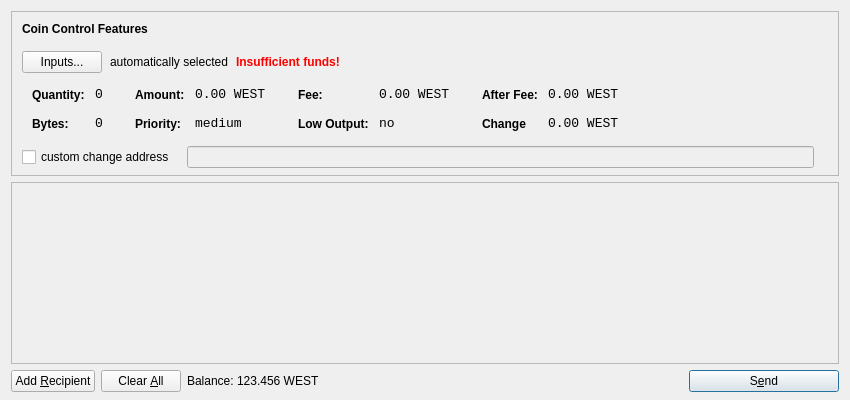
<?xml version="1.0" encoding="UTF-8"?>
<ui version="4.0">
 <class>SendCoinsDialog</class>
 <widget class="QDialog" name="SendCoinsDialog">
  <property name="geometry">
   <rect>
    <x>0</x>
    <y>0</y>
    <width>850</width>
    <height>400</height>
   </rect>
  </property>
  <property name="windowTitle">
   <string>Send Coins</string>
  </property>
  <layout class="QVBoxLayout" name="verticalLayout" stretch="0,1,0">
   <property name="bottomMargin">
    <number>8</number>
   </property>
   <item>
    <widget class="QFrame" name="frameCoinControl">
     <property name="sizePolicy">
      <sizepolicy hsizetype="Expanding" vsizetype="Expanding">
       <horstretch>0</horstretch>
       <verstretch>0</verstretch>
      </sizepolicy>
     </property>
     <property name="maximumSize">
      <size>
       <width>16777215</width>
       <height>16777215</height>
      </size>
     </property>
     <property name="frameShape">
      <enum>QFrame::StyledPanel</enum>
     </property>
     <property name="frameShadow">
      <enum>QFrame::Sunken</enum>
     </property>
     <layout class="QVBoxLayout" name="verticalLayoutCoinControl2">
      <property name="spacing">
       <number>-1</number>
      </property>
      <property name="leftMargin">
       <number>0</number>
      </property>
      <property name="topMargin">
       <number>0</number>
      </property>
      <property name="rightMargin">
       <number>0</number>
      </property>
      <property name="bottomMargin">
       <number>6</number>
      </property>
      <item>
       <layout class="QVBoxLayout" name="verticalLayoutCoinControl" stretch="0,0,0,0,1">
        <property name="spacing">
         <number>0</number>
        </property>
        <property name="leftMargin">
         <number>10</number>
        </property>
        <property name="topMargin">
         <number>10</number>
        </property>
        <item>
         <layout class="QHBoxLayout" name="horizontalLayoutCoinControl1">
          <property name="bottomMargin">
           <number>15</number>
          </property>
          <item>
           <widget class="QLabel" name="labelCoinControlFeatures">
            <property name="sizePolicy">
             <sizepolicy hsizetype="Preferred" vsizetype="Maximum">
              <horstretch>0</horstretch>
              <verstretch>0</verstretch>
             </sizepolicy>
            </property>
            <property name="font">
             <font>
              <weight>75</weight>
              <bold>true</bold>
             </font>
            </property>
            <property name="styleSheet">
             <string notr="true">font-weight:bold;</string>
            </property>
            <property name="text">
             <string>Coin Control Features</string>
            </property>
           </widget>
          </item>
         </layout>
        </item>
        <item>
         <layout class="QHBoxLayout" name="horizontalLayoutCoinControl2" stretch="0,0,0,0">
          <property name="spacing">
           <number>8</number>
          </property>
          <property name="bottomMargin">
           <number>10</number>
          </property>
          <item>
           <widget class="QPushButton" name="pushButtonCoinControl">
            <property name="styleSheet">
             <string notr="true"/>
            </property>
            <property name="text">
             <string>Inputs...</string>
            </property>
           </widget>
          </item>
          <item>
           <widget class="QLabel" name="labelCoinControlAutomaticallySelected">
            <property name="text">
             <string>automatically selected</string>
            </property>
            <property name="margin">
             <number>5</number>
            </property>
           </widget>
          </item>
          <item>
           <widget class="QLabel" name="labelCoinControlInsuffFunds">
            <property name="font">
             <font>
              <weight>75</weight>
              <bold>true</bold>
             </font>
            </property>
            <property name="styleSheet">
             <string notr="true">color:red;font-weight:bold;</string>
            </property>
            <property name="text">
             <string>Insufficient funds!</string>
            </property>
            <property name="margin">
             <number>5</number>
            </property>
           </widget>
          </item>
          <item>
           <spacer name="horizontalSpacerCoinControl">
            <property name="orientation">
             <enum>Qt::Horizontal</enum>
            </property>
            <property name="sizeHint" stdset="0">
             <size>
              <width>40</width>
              <height>1</height>
             </size>
            </property>
           </spacer>
          </item>
         </layout>
        </item>
        <item>
         <widget class="QWidget" name="widgetCoinControl" native="true">
          <property name="sizePolicy">
           <sizepolicy hsizetype="Preferred" vsizetype="Preferred">
            <horstretch>0</horstretch>
            <verstretch>0</verstretch>
           </sizepolicy>
          </property>
          <property name="minimumSize">
           <size>
            <width>0</width>
            <height>0</height>
           </size>
          </property>
          <property name="styleSheet">
           <string notr="true"/>
          </property>
          <layout class="QHBoxLayout" name="horizontalLayoutCoinControl5">
           <property name="margin">
            <number>0</number>
           </property>
           <item>
            <layout class="QHBoxLayout" name="horizontalLayoutCoinControl3" stretch="0,0,0,1">
             <property name="spacing">
              <number>20</number>
             </property>
             <property name="topMargin">
              <number>0</number>
             </property>
             <property name="bottomMargin">
              <number>10</number>
             </property>
             <item>
              <layout class="QFormLayout" name="formLayoutCoinControl1">
               <property name="horizontalSpacing">
                <number>10</number>
               </property>
               <property name="verticalSpacing">
                <number>14</number>
               </property>
               <property name="leftMargin">
                <number>10</number>
               </property>
               <property name="topMargin">
                <number>4</number>
               </property>
               <property name="rightMargin">
                <number>6</number>
               </property>
               <item row="0" column="0">
                <widget class="QLabel" name="labelCoinControlQuantityText">
                 <property name="styleSheet">
                  <string notr="true">font-weight:bold;</string>
                 </property>
                 <property name="text">
                  <string>Quantity:</string>
                 </property>
                 <property name="margin">
                  <number>0</number>
                 </property>
                </widget>
               </item>
               <item row="0" column="1">
                <widget class="QLabel" name="labelCoinControlQuantity">
                 <property name="font">
                  <font>
                   <family>Monospace</family>
                   <pointsize>10</pointsize>
                  </font>
                 </property>
                 <property name="cursor">
                  <cursorShape>IBeamCursor</cursorShape>
                 </property>
                 <property name="contextMenuPolicy">
                  <enum>Qt::ActionsContextMenu</enum>
                 </property>
                 <property name="text">
                  <string>0</string>
                 </property>
                 <property name="margin">
                  <number>0</number>
                 </property>
                 <property name="textInteractionFlags">
                  <set>Qt::LinksAccessibleByMouse|Qt::TextSelectableByKeyboard|Qt::TextSelectableByMouse</set>
                 </property>
                </widget>
               </item>
               <item row="1" column="0">
                <widget class="QLabel" name="labelCoinControlBytesText">
                 <property name="styleSheet">
                  <string notr="true">font-weight:bold;</string>
                 </property>
                 <property name="text">
                  <string>Bytes:</string>
                 </property>
                </widget>
               </item>
               <item row="1" column="1">
                <widget class="QLabel" name="labelCoinControlBytes">
                 <property name="font">
                  <font>
                   <family>Monospace</family>
                   <pointsize>10</pointsize>
                  </font>
                 </property>
                 <property name="cursor">
                  <cursorShape>IBeamCursor</cursorShape>
                 </property>
                 <property name="contextMenuPolicy">
                  <enum>Qt::ActionsContextMenu</enum>
                 </property>
                 <property name="text">
                  <string>0</string>
                 </property>
                 <property name="textInteractionFlags">
                  <set>Qt::LinksAccessibleByMouse|Qt::TextSelectableByKeyboard|Qt::TextSelectableByMouse</set>
                 </property>
                </widget>
               </item>
              </layout>
             </item>
             <item>
              <layout class="QFormLayout" name="formLayoutCoinControl2">
               <property name="horizontalSpacing">
                <number>10</number>
               </property>
               <property name="verticalSpacing">
                <number>14</number>
               </property>
               <property name="leftMargin">
                <number>6</number>
               </property>
               <property name="topMargin">
                <number>4</number>
               </property>
               <property name="rightMargin">
                <number>6</number>
               </property>
               <item row="0" column="0">
                <widget class="QLabel" name="labelCoinControlAmountText">
                 <property name="styleSheet">
                  <string notr="true">font-weight:bold;</string>
                 </property>
                 <property name="text">
                  <string>Amount:</string>
                 </property>
                 <property name="margin">
                  <number>0</number>
                 </property>
                </widget>
               </item>
               <item row="0" column="1">
                <widget class="QLabel" name="labelCoinControlAmount">
                 <property name="font">
                  <font>
                   <family>Monospace</family>
                   <pointsize>10</pointsize>
                  </font>
                 </property>
                 <property name="cursor">
                  <cursorShape>IBeamCursor</cursorShape>
                 </property>
                 <property name="contextMenuPolicy">
                  <enum>Qt::ActionsContextMenu</enum>
                 </property>
                 <property name="text">
                  <string>0.00 WEST</string>
                 </property>
                 <property name="textInteractionFlags">
                  <set>Qt::LinksAccessibleByMouse|Qt::TextSelectableByKeyboard|Qt::TextSelectableByMouse</set>
                 </property>
                </widget>
               </item>
               <item row="1" column="0">
                <widget class="QLabel" name="labelCoinControlPriorityText">
                 <property name="styleSheet">
                  <string notr="true">font-weight:bold;</string>
                 </property>
                 <property name="text">
                  <string>Priority:</string>
                 </property>
                </widget>
               </item>
               <item row="1" column="1">
                <widget class="QLabel" name="labelCoinControlPriority">
                 <property name="font">
                  <font>
                   <family>Monospace</family>
                   <pointsize>10</pointsize>
                  </font>
                 </property>
                 <property name="cursor">
                  <cursorShape>IBeamCursor</cursorShape>
                 </property>
                 <property name="contextMenuPolicy">
                  <enum>Qt::ActionsContextMenu</enum>
                 </property>
                 <property name="text">
                  <string>medium</string>
                 </property>
                 <property name="textInteractionFlags">
                  <set>Qt::LinksAccessibleByMouse|Qt::TextSelectableByKeyboard|Qt::TextSelectableByMouse</set>
                 </property>
                </widget>
               </item>
              </layout>
             </item>
             <item>
              <layout class="QFormLayout" name="formLayoutCoinControl3">
               <property name="horizontalSpacing">
                <number>10</number>
               </property>
               <property name="verticalSpacing">
                <number>14</number>
               </property>
               <property name="leftMargin">
                <number>6</number>
               </property>
               <property name="topMargin">
                <number>4</number>
               </property>
               <property name="rightMargin">
                <number>6</number>
               </property>
               <item row="0" column="0">
                <widget class="QLabel" name="labelCoinControlFeeText">
                 <property name="styleSheet">
                  <string notr="true">font-weight:bold;</string>
                 </property>
                 <property name="text">
                  <string>Fee:</string>
                 </property>
                 <property name="margin">
                  <number>0</number>
                 </property>
                </widget>
               </item>
               <item row="0" column="1">
                <widget class="QLabel" name="labelCoinControlFee">
                 <property name="font">
                  <font>
                   <family>Monospace</family>
                   <pointsize>10</pointsize>
                  </font>
                 </property>
                 <property name="cursor">
                  <cursorShape>IBeamCursor</cursorShape>
                 </property>
                 <property name="contextMenuPolicy">
                  <enum>Qt::ActionsContextMenu</enum>
                 </property>
                 <property name="text">
                  <string>0.00 WEST</string>
                 </property>
                 <property name="textInteractionFlags">
                  <set>Qt::LinksAccessibleByMouse|Qt::TextSelectableByKeyboard|Qt::TextSelectableByMouse</set>
                 </property>
                </widget>
               </item>
               <item row="1" column="0">
                <widget class="QLabel" name="labelCoinControlLowOutputText">
                 <property name="styleSheet">
                  <string notr="true">font-weight:bold;</string>
                 </property>
                 <property name="text">
                  <string>Low Output:</string>
                 </property>
                </widget>
               </item>
               <item row="1" column="1">
                <widget class="QLabel" name="labelCoinControlLowOutput">
                 <property name="font">
                  <font>
                   <family>Monospace</family>
                   <pointsize>10</pointsize>
                  </font>
                 </property>
                 <property name="cursor">
                  <cursorShape>IBeamCursor</cursorShape>
                 </property>
                 <property name="contextMenuPolicy">
                  <enum>Qt::ActionsContextMenu</enum>
                 </property>
                 <property name="text">
                  <string>no</string>
                 </property>
                 <property name="textInteractionFlags">
                  <set>Qt::LinksAccessibleByMouse|Qt::TextSelectableByKeyboard|Qt::TextSelectableByMouse</set>
                 </property>
                </widget>
               </item>
              </layout>
             </item>
             <item>
              <layout class="QFormLayout" name="formLayoutCoinControl4">
               <property name="horizontalSpacing">
                <number>10</number>
               </property>
               <property name="verticalSpacing">
                <number>14</number>
               </property>
               <property name="leftMargin">
                <number>6</number>
               </property>
               <property name="topMargin">
                <number>4</number>
               </property>
               <property name="rightMargin">
                <number>6</number>
               </property>
               <item row="0" column="0">
                <widget class="QLabel" name="labelCoinControlAfterFeeText">
                 <property name="styleSheet">
                  <string notr="true">font-weight:bold;</string>
                 </property>
                 <property name="text">
                  <string>After Fee:</string>
                 </property>
                 <property name="margin">
                  <number>0</number>
                 </property>
                </widget>
               </item>
               <item row="0" column="1">
                <widget class="QLabel" name="labelCoinControlAfterFee">
                 <property name="font">
                  <font>
                   <family>Monospace</family>
                   <pointsize>10</pointsize>
                  </font>
                 </property>
                 <property name="cursor">
                  <cursorShape>IBeamCursor</cursorShape>
                 </property>
                 <property name="contextMenuPolicy">
                  <enum>Qt::ActionsContextMenu</enum>
                 </property>
                 <property name="text">
                  <string>0.00 WEST</string>
                 </property>
                 <property name="textInteractionFlags">
                  <set>Qt::LinksAccessibleByMouse|Qt::TextSelectableByKeyboard|Qt::TextSelectableByMouse</set>
                 </property>
                </widget>
               </item>
               <item row="1" column="0">
                <widget class="QLabel" name="labelCoinControlChangeText">
                 <property name="styleSheet">
                  <string notr="true">font-weight:bold;</string>
                 </property>
                 <property name="text">
                  <string>Change</string>
                 </property>
                </widget>
               </item>
               <item row="1" column="1">
                <widget class="QLabel" name="labelCoinControlChange">
                 <property name="font">
                  <font>
                   <family>Monospace</family>
                   <pointsize>10</pointsize>
                  </font>
                 </property>
                 <property name="cursor">
                  <cursorShape>IBeamCursor</cursorShape>
                 </property>
                 <property name="contextMenuPolicy">
                  <enum>Qt::ActionsContextMenu</enum>
                 </property>
                 <property name="text">
                  <string>0.00 WEST</string>
                 </property>
                 <property name="textInteractionFlags">
                  <set>Qt::LinksAccessibleByMouse|Qt::TextSelectableByKeyboard|Qt::TextSelectableByMouse</set>
                 </property>
                </widget>
               </item>
              </layout>
             </item>
            </layout>
           </item>
          </layout>
         </widget>
        </item>
        <item>
         <layout class="QHBoxLayout" name="horizontalLayoutCoinControl4" stretch="0,0,0">
          <property name="spacing">
           <number>12</number>
          </property>
          <property name="sizeConstraint">
           <enum>QLayout::SetDefaultConstraint</enum>
          </property>
          <property name="topMargin">
           <number>5</number>
          </property>
          <property name="rightMargin">
           <number>5</number>
          </property>
          <item>
           <widget class="QCheckBox" name="checkBoxCoinControlChange">
            <property name="text">
             <string>custom change address</string>
            </property>
           </widget>
          </item>
          <item>
           <widget class="QLineEdit" name="lineEditCoinControlChange">
            <property name="enabled">
             <bool>false</bool>
            </property>
            <property name="sizePolicy">
             <sizepolicy hsizetype="Expanding" vsizetype="Fixed">
              <horstretch>0</horstretch>
              <verstretch>0</verstretch>
             </sizepolicy>
            </property>
           </widget>
          </item>
          <item>
           <widget class="QLabel" name="labelCoinControlChangeLabel">
            <property name="sizePolicy">
             <sizepolicy hsizetype="Preferred" vsizetype="Expanding">
              <horstretch>0</horstretch>
              <verstretch>0</verstretch>
             </sizepolicy>
            </property>
            <property name="minimumSize">
             <size>
              <width>0</width>
              <height>0</height>
             </size>
            </property>
            <property name="text">
             <string/>
            </property>
            <property name="margin">
             <number>3</number>
            </property>
           </widget>
          </item>
         </layout>
        </item>
        <item>
         <spacer name="verticalSpacerCoinControl">
          <property name="orientation">
           <enum>Qt::Vertical</enum>
          </property>
          <property name="sizeHint" stdset="0">
           <size>
            <width>800</width>
            <height>1</height>
           </size>
          </property>
         </spacer>
        </item>
       </layout>
      </item>
     </layout>
    </widget>
   </item>
   <item>
    <widget class="QScrollArea" name="scrollArea">
     <property name="widgetResizable">
      <bool>true</bool>
     </property>
     <widget class="QWidget" name="scrollAreaWidgetContents">
      <property name="geometry">
       <rect>
        <x>0</x>
        <y>0</y>
        <width>830</width>
        <height>165</height>
       </rect>
      </property>
      <layout class="QVBoxLayout" name="verticalLayout_2">
       <property name="margin">
        <number>0</number>
       </property>
       <item>
        <layout class="QVBoxLayout" name="entries">
         <property name="spacing">
          <number>6</number>
         </property>
        </layout>
       </item>
       <item>
        <spacer name="verticalSpacer">
         <property name="orientation">
          <enum>Qt::Vertical</enum>
         </property>
         <property name="sizeHint" stdset="0">
          <size>
           <width>20</width>
           <height>40</height>
          </size>
         </property>
        </spacer>
       </item>
      </layout>
     </widget>
    </widget>
   </item>
   <item>
    <layout class="QHBoxLayout" name="horizontalLayout">
     <item>
      <widget class="QPushButton" name="addButton">
       <property name="toolTip">
        <string>Send to multiple recipients at once</string>
       </property>
       <property name="text">
        <string>Add &amp;Recipient</string>
       </property>
       <property name="icon">
        <iconset resource="../bitcoin.qrc">
         <normaloff>:/icons/add</normaloff>:/icons/add</iconset>
       </property>
       <property name="autoDefault">
        <bool>false</bool>
       </property>
      </widget>
     </item>
     <item>
      <widget class="QPushButton" name="clearButton">
       <property name="sizePolicy">
        <sizepolicy hsizetype="Minimum" vsizetype="Fixed">
         <horstretch>0</horstretch>
         <verstretch>0</verstretch>
        </sizepolicy>
       </property>
       <property name="toolTip">
        <string>Remove all transaction fields</string>
       </property>
       <property name="text">
        <string>Clear &amp;All</string>
       </property>
       <property name="icon">
        <iconset resource="../bitcoin.qrc">
         <normaloff>:/icons/remove</normaloff>:/icons/remove</iconset>
       </property>
       <property name="autoRepeatDelay">
        <number>300</number>
       </property>
       <property name="autoDefault">
        <bool>false</bool>
       </property>
      </widget>
     </item>
     <item>
      <layout class="QHBoxLayout" name="horizontalLayout_2">
       <property name="spacing">
        <number>3</number>
       </property>
       <item>
        <widget class="QLabel" name="label">
         <property name="sizePolicy">
          <sizepolicy hsizetype="Preferred" vsizetype="Fixed">
           <horstretch>0</horstretch>
           <verstretch>0</verstretch>
          </sizepolicy>
         </property>
         <property name="text">
          <string>Balance:</string>
         </property>
        </widget>
       </item>
       <item>
        <widget class="QLabel" name="labelBalance">
         <property name="sizePolicy">
          <sizepolicy hsizetype="Preferred" vsizetype="Fixed">
           <horstretch>0</horstretch>
           <verstretch>0</verstretch>
          </sizepolicy>
         </property>
         <property name="cursor">
          <cursorShape>IBeamCursor</cursorShape>
         </property>
         <property name="text">
          <string>123.456 WEST</string>
         </property>
         <property name="textInteractionFlags">
          <set>Qt::LinksAccessibleByMouse|Qt::TextSelectableByKeyboard|Qt::TextSelectableByMouse</set>
         </property>
        </widget>
       </item>
      </layout>
     </item>
     <item>
      <spacer name="horizontalSpacer">
       <property name="orientation">
        <enum>Qt::Horizontal</enum>
       </property>
       <property name="sizeHint" stdset="0">
        <size>
         <width>40</width>
         <height>20</height>
        </size>
       </property>
      </spacer>
     </item>
     <item>
      <widget class="QPushButton" name="sendButton">
       <property name="minimumSize">
        <size>
         <width>150</width>
         <height>0</height>
        </size>
       </property>
       <property name="toolTip">
        <string>Confirm the send action</string>
       </property>
       <property name="text">
        <string>S&amp;end</string>
       </property>
       <property name="icon">
        <iconset resource="../bitcoin.qrc">
         <normaloff>:/icons/send</normaloff>:/icons/send</iconset>
       </property>
       <property name="default">
        <bool>true</bool>
       </property>
      </widget>
     </item>
    </layout>
   </item>
  </layout>
 </widget>
 <resources>
  <include location="../bitcoin.qrc"/>
 </resources>
 <connections/>
</ui>
